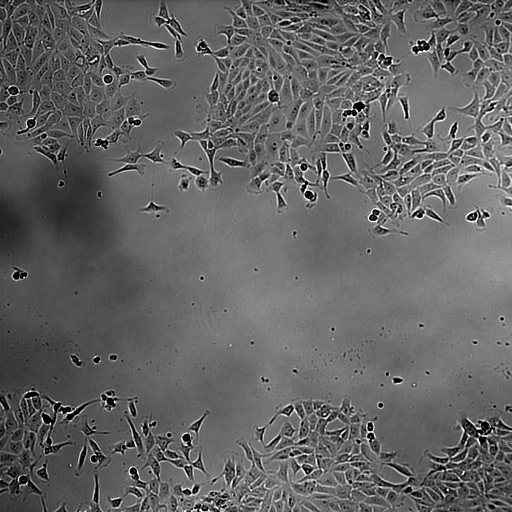
#> input picture final_project/DIC_SN_15_L7_Sum00.tif, 1024 x 1024 px (shown at 1/2 size)
$ jupyter execute --allow-errors 'Second Image DIC_SN_15_L7_Sum00.ipynb'
#> lines starting #> are read from the running program, lines starting #| are printed output that depends on the picture; after the words box and inside, x2 and y2 are one past the last pixel; in counts of white or black regions, pixels touching at a corner belong together; long printed decimals are rounded
#> in show, im is the input picture: shape (1024, 1024); min 0, max 255, mean 100.1
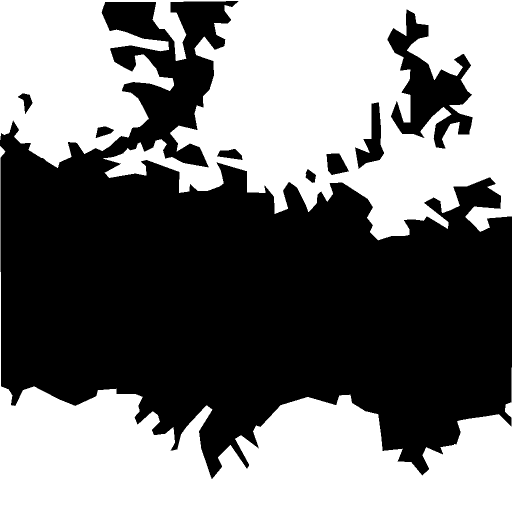
#> input picture final_project/DIC_SN_15_L7_Sum00_manual.png, 1024 x 1024 px (shown at 1/2 size)
#> in state_of_the_art, `im_manual = plt.imread(string+'_manual.png')`: im_manual: shape (1024, 1024) float32; values 0 (black) and 1 (white), 48% white; 2 white regions, box (x1, y1, x2, y2) and area: (0, 0, 1024, 481) 312039, (0, 292, 1024, 1024) 191597
### final_project/impavi.py
"""
# impavi
I built a Python module with useful functions for Image Processing and Artificial Vision.
 The impavi module is named using the initials (IM)age (P)rocessing and (A)rtificial (VI)sion.

You'll find some simple functions such as impavi.luminance(rgb) and impavi.equalize(im,plot=False)
There are more complex algorithms like Floyd-Steinbeirg (FS) algorithm for error compensation
and the implementation of a Kirsch Compass filter.

If the module is useful to you feel free to
share it citing "Ignacio Cordova Pou; https://github.com/ignaciocordova"
"""

import numpy as np
import matplotlib.pyplot as plt
import scipy
from scipy import signal
import skimage
from scipy.ndimage.measurements import histogram
from skimage.filters.rank import entropy
from sklearn.cluster import KMeans
from scipy import ndimage


# [13 lines left out: function luminance, not called in this run]


def equalize(im,plot=False):

    """"
    Equalize the histogram of a one-channel image.

    Inputs: gray-scale image and plot flag
    Output: equalized image
    """
#> called with plot = False

    h = histogram(im,0,255,256)
#> h = 256 values, max 18176 at index 119, min 53 at index 249, mean 4096
    hc = np.cumsum(h)/(im.shape[0]*im.shape[1])
#> hc = 256 values from 0.0125 to 1

    im_eq = hc[im]
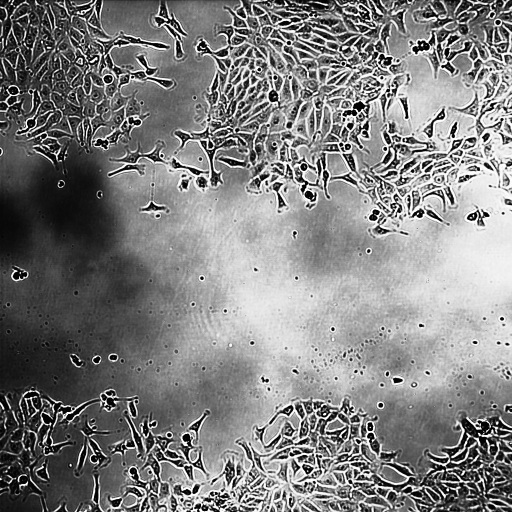
#> im_eq: shape (1024, 1024) float64 (shown at 1/2 size); min 0.0125, max 1, mean 0.505

    h_im_eq = histogram(im_eq,0,1,256)
#> h_im_eq = 256 values, max 18176 at index 194, min 0 at index 0, mean 4096
    h_im_eq_c = np.cumsum(h_im_eq)/(im.shape[0]*im.shape[1])
#> h_im_eq_c = 256 values from 0 to 1

    if plot:

        plt.figure(constrained_layout=True,figsize=(20,20))

        plt.subplot(321)
        plt.imshow(im,cmap='gray')
        plt.title('Original')
        plt.axis('off')


        plt.subplot(322)
        plt.plot(h)
        plt.title('Original Histogram')

        plt.subplot(323)
        plt.plot(255*hc)
        plt.title('Histogram Cumulative Sum Normalized of Original Image')

        plt.subplot(326)
        plt.plot(h_im_eq)
        plt.title('Histogram of Equalized Image')

        plt.subplot(325)
        plt.imshow(im_eq,cmap='gray')
        plt.title('Equalized')
        plt.axis('off')


        plt.subplot(324)
        plt.plot(255*h_im_eq_c)
        plt.title('Histogram Cumulative sum of Equalized Image')

    return im_eq


# [174 lines left out: functions high_pass_filter, low_pass_filter, median_filters, FS, otsu_filter, JJN, not called in this run]


def kirsch_compass_kernel(im):
    """
    Applies a Kirsch compass filter to an image.

    Inputs: gray-scale image
    Output: Kirsch compass filtered image
    """

    #Es una matriz compuesta de 8 matrices 3x3
    kir = np.zeros([8, 3, 3])
    g1 = np.array([[5,5,5],[-3,0,-3],[-3,-3,-3]])
    g2 = np.array([[5,5,-3],[5,0,-3],[-3,-3,-3]])
    g3 = np.array([[5,-3,-3],[5,0,-3],[5,-3,-3]])
    g4 = np.array([[-3,-3,-3],[5,0,-3],[5,5,-3]])
    g5 = np.array([[-3,-3,-3],[-3,0,-3],[5,5,5]])
    g6 = np.array([[-3,-3,-3],[-3,0,5],[-3,5,5]])
    g7 = np.array([[-3,-3,5],[-3,0,5],[-3,-3,5]])
    g8 = np.array([[-3, 5, 5],[-3,0,5],[-3,-3,-3]])

    convo_kirsch=np.zeros((8, im.shape[0], im.shape[1]))

    convo_kirsch[0,:,:] = np.abs(ndimage.convolve(im, g1))
    convo_kirsch[1,:,:] = np.abs(ndimage.convolve(im, g2))
    convo_kirsch[2,:,:] = np.abs(ndimage.convolve(im, g3))
    convo_kirsch[3,:,:] = np.abs(ndimage.convolve(im, g4))
    convo_kirsch[4,:,:] = np.abs(ndimage.convolve(im, g5))
    convo_kirsch[5,:,:] = np.abs(ndimage.convolve(im, g6))
    convo_kirsch[6,:,:] = np.abs(ndimage.convolve(im, g7))
    convo_kirsch[7,:,:] = np.abs(ndimage.convolve(im, g8))

    im_kirsch = np.zeros((im.shape[0],im.shape[1]))

    for ii in range(im.shape[0]):
        for jj in range(im.shape[1]):
            im_kirsch[ii, jj] = np.amax(convo_kirsch[0:8, ii, jj])
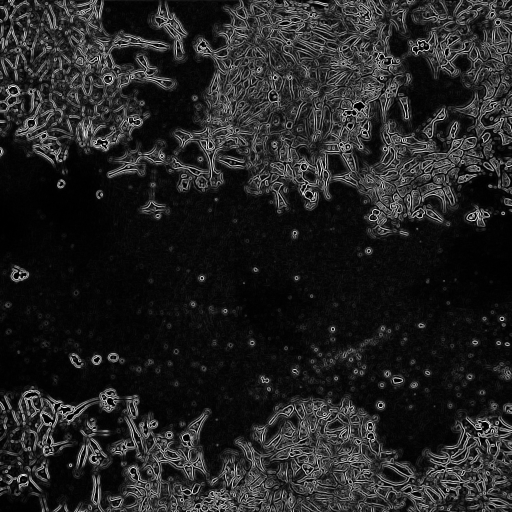
#> im_kirsch: shape (1024, 1024) float64 (shown at 1/2 size); min 0, max 14.7, mean 1.99; drawn with min black and max white

    return im_kirsch


# [59 lines left out: functions color_reduction, apply_kmeans, not called in this run]


"""
The following functions were specially built for a project that
you can find in my github.
"""

def show(string):
    """
    Shows an image saved as string

    Inputs: string
    Output: None
    """
    im = plt.imread(string)
    plt.figure(constrained_layout=True,figsize=(8,8))
    plt.imshow(im,cmap='gray')
    plt.axis('off')

# [57 lines left out: functions hfreq_segmentation, edge_enhanced_segmentation, get_ssim, not called in this run]

def state_of_the_art(string):
    """
    Computes the structural similarity index between the results obtained and the manually segmented image.
    Plots the each one of the results with its respective SSIM.

    Inputs: string
    Output: none
    """
    im = plt.imread(string+'.tif')
    im_manual = plt.imread(string+'_manual.png')
    im_topman = plt.imread(string+'_topman.png')
    im_tscratch = plt.imread(string+'_tscratch.png')
    im_multiceg_Seg = plt.imread(string+'_multiCellSeg.png')

    ssim_topman = skimage.metrics.structural_similarity(im_manual,im_topman)
    ssim_tscratch = skimage.metrics.structural_similarity(im_manual,im_tscratch)
    ssim_multiceg_Seg = skimage.metrics.structural_similarity(im_manual,im_multiceg_Seg)
    plt.figure(figsize=(11,11),constrained_layout=True)

    plt.subplot(231)
    plt.axis('off')
    plt.imshow(im,cmap='gray')
    plt.title('Original Image')

    plt.subplot(232)
    plt.axis('off')
    plt.imshow(im_manual,cmap='gray')
    plt.title('Manually segmented (target)')

    plt.subplot(233)
    plt.axis('off')

    plt.imshow(im_topman,cmap='gray')
    plt.title('Topman SSIM={:.2f}'.format(ssim_topman))

    plt.subplot(234)
    plt.axis('off')

    plt.imshow(im_tscratch,cmap='gray')
    plt.title('Tscratch SSIM={:.2f}'.format(ssim_tscratch))

    plt.subplot(235)
    plt.axis('off')

    plt.imshow(im_multiceg_Seg,cmap='gray')
    plt.title('MultiCellSeg SSIM={:.2f}'.format(ssim_multiceg_Seg))


# [54 lines left out: function ssim_matrix, not called in this run]

### final_project/Second Image DIC_SN_15_L7_Sum00.ipynb
[cell 1]
import numpy as np
import matplotlib.pyplot as plt
import scipy
from scipy import signal
import skimage
from scipy.ndimage.measurements import histogram
from skimage.filters.rank import entropy
from sklearn.cluster import KMeans
from scipy import ndimage
import impavi

# Image Segmentation techniques ( 2/3 )

The second image I will work with is similar to the first one. This part of the study will provide a new way of obtaining features that can easily differentiate the two regions (cut and tissue). As you can see in the image below, **segmentation can not be performed based on color** so I will have to find other properties that vary between regions.

[cell 2]
impavi.show('DIC_SN_15_L7_Sum00.tif')

## State of the Art algorithms results

#> (a cell that did not finish here is left out)

Once again, equalizing the image improves contrast and texture in saturated regions

[cell 4]
im = plt.imread('DIC_SN_15_L7_Sum00.tif')
im_eq = impavi.equalize(im,plot=False)

# Edge enhancement approach
## KIRSCH COMPASS KERNEL

I decided to apply this a technique which will exploit the edges of the tissue (and the absence of edges of the cut). This algorithm published in by *Kirsch, R. (1971)* in "*Computer determination of the constituent structure of biological images*" will give a very useful result for applying the median filter.

[cell 5]
# I built the "impavi" module with fully documented functions with explanations and comments
im_kirsch = impavi.kirsch_compass_kernel(im_eq)
plt.figure(figsize=(8,8))
plt.imshow(im_kirsch,cmap='gray')

[cell 6]
media = scipy.signal.medfilt2d(im_kirsch, kernel_size=11)
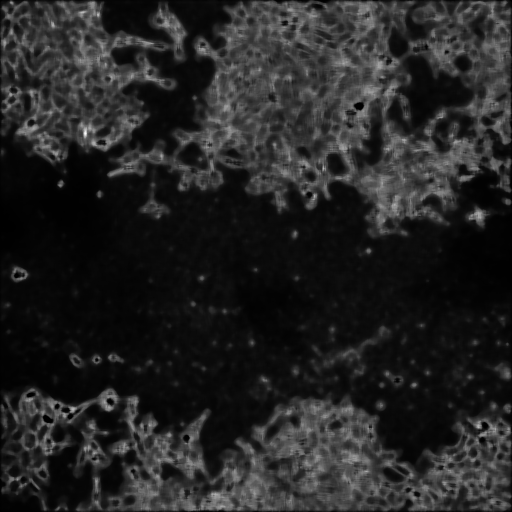
#> media: shape (1024, 1024) float64 (shown at 1/2 size); min 0, max 11.35, mean 1.64; drawn with min black and max white
plt.figure(figsize=(11,11))
plt.imshow(media,cmap='gray')

[cell 7]
media2 = scipy.signal.medfilt2d(media, kernel_size=[31,31])
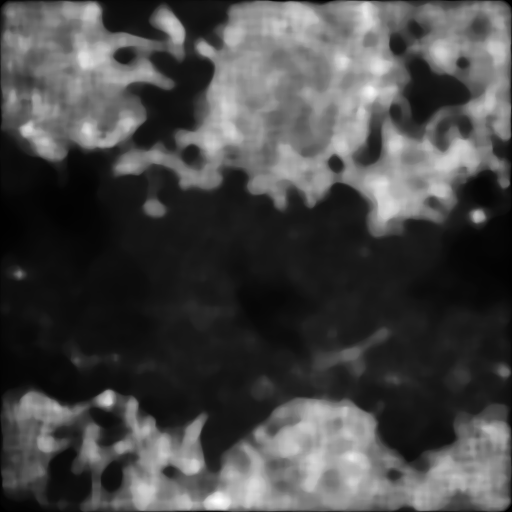
#> media2: shape (1024, 1024) float64 (shown at 1/2 size); min 0, max 5.38, mean 1.52; drawn with min black and max white
plt.figure(figsize=(11,11))
plt.imshow(media2,cmap='gray')

In this case you **must not** apply a low-pass filter. I binarize the image directly, otherwise, I would lose all the detailed I managed to preserve during the median filters application. In this case, the detailes plays a very important role since the cells form complex patterns.

[cell 8]
final = media2>skimage.filters.threshold_otsu(media2)*0.75
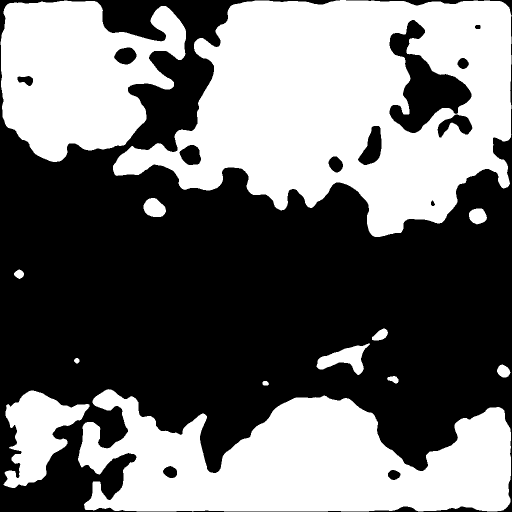
#> final: shape (1024, 1024) bool (shown at 1/2 size); 45% white; 13 white regions, largest, box (x1, y1, x2, y2) and area: (226, 0, 1023, 474) 227118, (156, 778, 1022, 1023) 139548, (1, 1, 372, 324) 81273
plt.figure(figsize=(14,14))
plt.subplot(121)
plt.axis('off')
plt.imshow(im,cmap='gray')
plt.subplot(122)
plt.axis('off')
plt.imshow(final,cmap='gray')

[cell 9]
target = plt.imread('DIC_SN_15_L7_Sum00_manual.png')
ssim = skimage.metrics.structural_similarity(target,final)
#> ssim = 0.866
print('The SSIM between the target and my result is:',ssim)
#| The SSIM between the target and my result is: 0.8657

[cell 10]
plt.figure(figsize=(14,14))
plt.subplot(121)
plt.axis('off')
plt.title('Manually constructed target')
plt.imshow(target,cmap='gray')
plt.subplot(122)
plt.axis('off')
plt.title('Result')
plt.imshow(final,cmap='gray')
